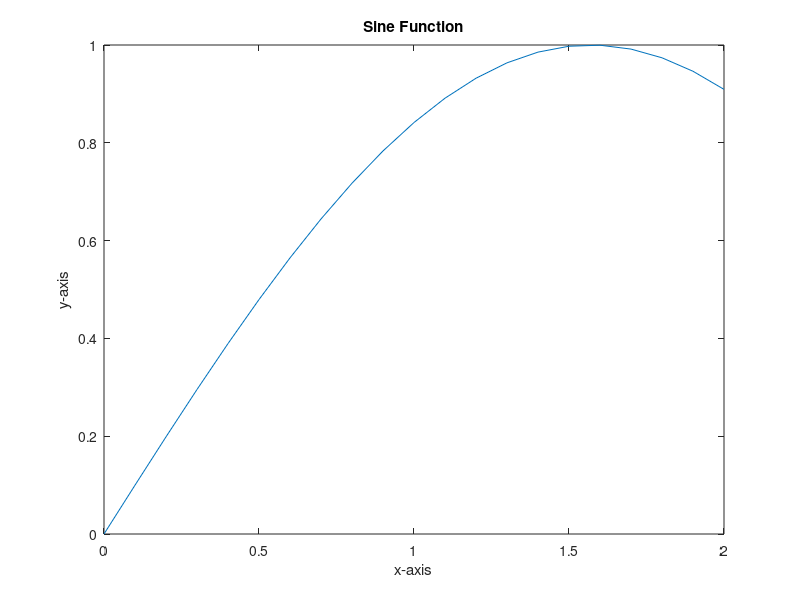

This chart was generated by the following MATLAB code:
%%Plot Sine Function%%
y1 = []; % Empty vector for y 
x1 = []; % Empty vector for x
for x = 0:0.1:2 % Loop
   y = sin(x);
   %Appending element to vector
   x1 = [x1, x]; 
   y1 = [y1,y];
end
%Plot function
figure('name','Sine Function using Vector');
plot(x1,y1);
title('Sine Function');
xlabel('x-axis');
ylabel('y-axis');